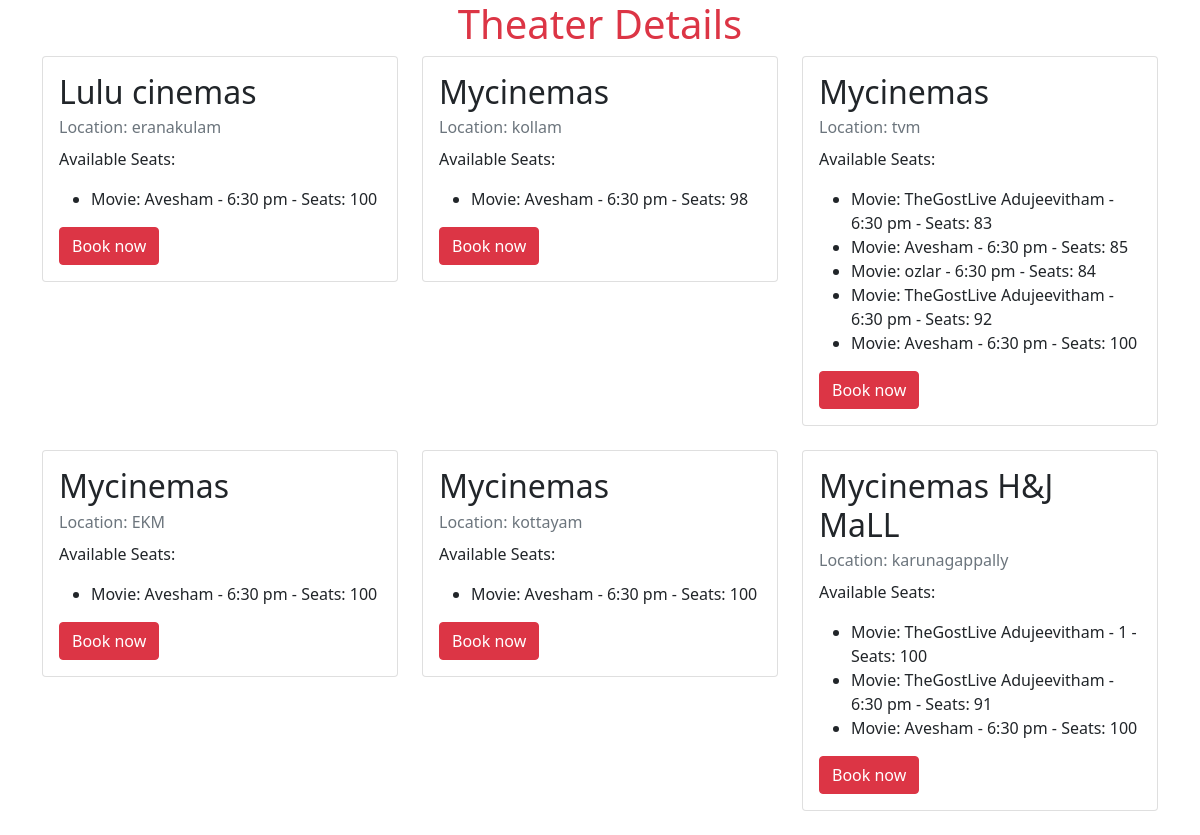
/Book_my_show_app/theater_details/, run on the app's committed database.
### booking_app/models.py (models this page shows)
class Theater(models.Model):
    theater_name = models.CharField(max_length=255)
    location = models.CharField(max_length=255)

class Showtime(models.Model):
    movie = models.ForeignKey(Movie, on_delete=models.CASCADE)
    theater = models.ForeignKey(Theater, on_delete=models.CASCADE)
    time = models.CharField(max_length=10)
    seats_available = models.IntegerField(default=100)

class Movie(models.Model):
    title = models.CharField(max_length=255)
    language = models.CharField(max_length=30)
    description = models.CharField(max_length=255)

### booking_app/views.py (the view)
# urls.py: path('theater_details/',theater_details),
def theater_details(request):
    movies = Movie.objects.all()
    theaters = Theater.objects.all()
    showtimes = Showtime.objects.select_related('theater').all()
    context = {
        'movies': movies,
        'theaters': theaters,
        'showtimes': showtimes,
    }
    return render(request, 'theater_details.html', context)

### booking_app/templates/theater_details.html (shortened to what this page needs)
<!DOCTYPE html>
<html>
<head>
    <link href="https://cdn.jsdelivr.net/npm/bootstrap@5.0.2/dist/css/bootstrap.min.css" rel="stylesheet">
</head>
<body>
<h1 style="text-align:center;color:rgb(220, 53, 69)">Theater Details</h1>
<div class="container">
    <div class="row">
        {% for theater in theaters %}
        <div class="col-md-4 mb-4">
            <div class="card" style="width: 100%;">
                <div class="card-body">
                    <h2 class="card-title">{{ theater.theater_name }}</h2>
                    <p class="card-subtitle mb-2 text-muted">Location: {{ theater.location }}</p>
                    <p class="card-text">Available Seats:</p>
                    <ul>
                        {% for showtime in showtimes %}
                        {% if showtime.theater_id == theater.id %}
                        <li>
                            Movie: {{ showtime.movie.title }} - {{ showtime.time }} - Seats: {{ showtime.seats_available }}
                        </li>
                        {% endif %}
                        {% endfor %}
                    </ul>
                    <a href="http://127.0.0.1:8000/Book_my_show_app/book_tickets/" class="btn btn-danger">Book now</a>
                </div>
            </div>
        </div>
        {% endfor %}
    </div>
</div>
</body>
</html>

### data on the page
Theater: theater_name "Lulu cinemas", location "eranakulam"
Showtime: movie "Avesham", time "6:30 pm", seats_available "100"
Theater: theater_name "Mycinemas", location "kollam"
Showtime: movie "Avesham", time "6:30 pm", seats_available "98"
Theater: theater_name "Mycinemas", location "tvm"
Showtime: movie "TheGostLive Adujeevitham", time "6:30 pm", seats_available "83"
Showtime: movie "Avesham", time "6:30 pm", seats_available "85"
Showtime: movie "ozlar", time "6:30 pm", seats_available "84"
Showtime: movie "TheGostLive Adujeevitham", time "6:30 pm", seats_available "92"
Showtime: movie "Avesham", time "6:30 pm", seats_available "100"
Theater: theater_name "Mycinemas", location "EKM"
Showtime: movie "Avesham", time "6:30 pm", seats_available "100"
Theater: theater_name "Mycinemas", location "kottayam"
Showtime: movie "Avesham", time "6:30 pm", seats_available "100"
Theater: theater_name "Mycinemas H&J MaLL", location "karunagappally"
Showtime: movie "TheGostLive Adujeevitham", time "1", seats_available "100"
Showtime: movie "TheGostLive Adujeevitham", time "6:30 pm", seats_available "91"
Showtime: movie "Avesham", time "6:30 pm", seats_available "100"
